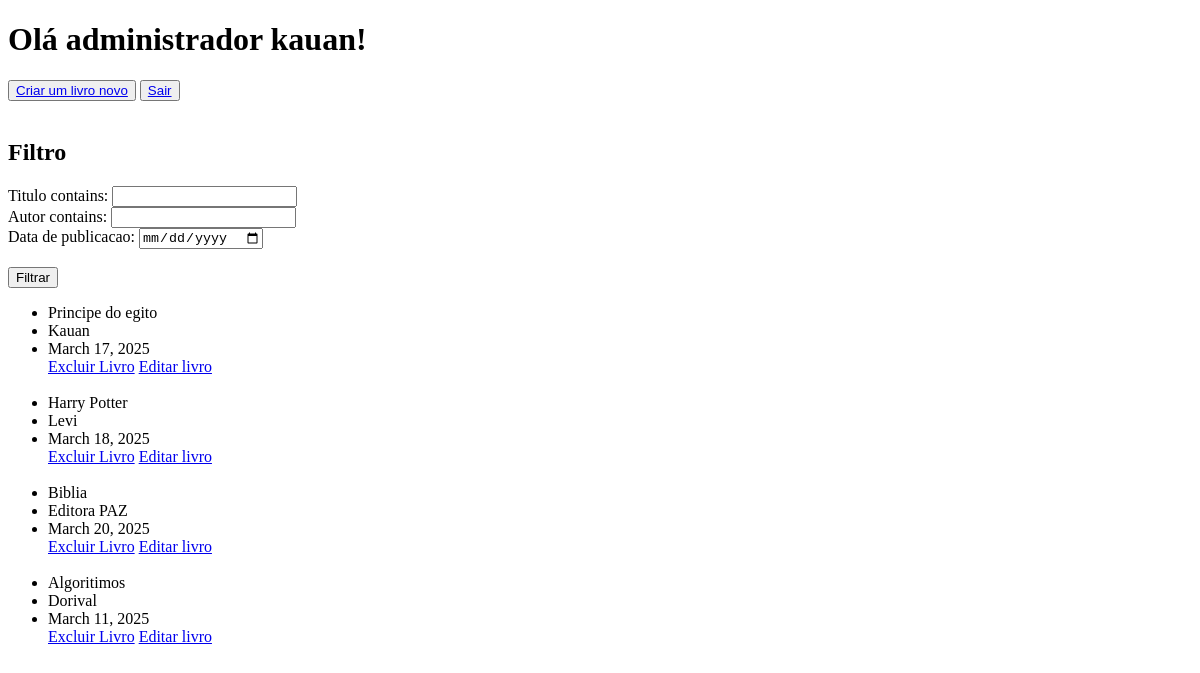
Page / (signed in) on the earlier database version.
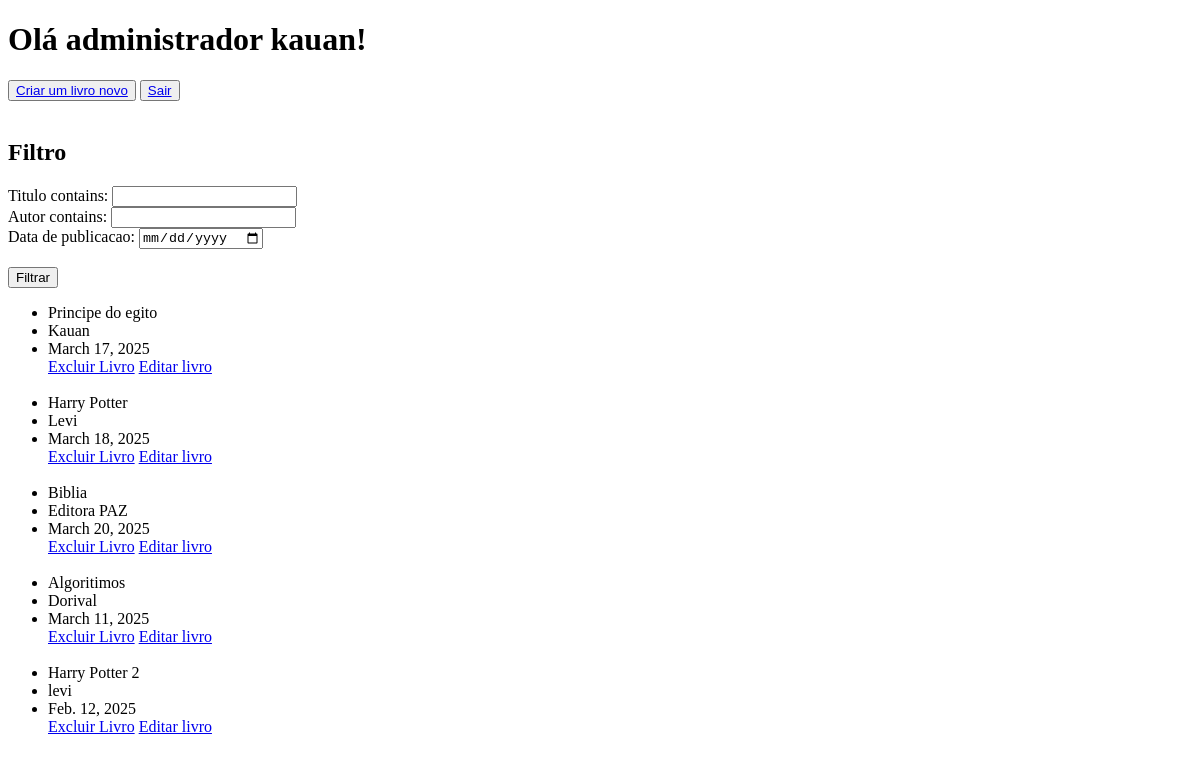
Same page on the later database version.
### app/models.py (models this page shows, shortened)
class livros(models.Model):
    titulo = models.CharField(max_length=255)
    autor = models.CharField(max_length=100)
    data_de_publicacao = models.DateField()

### app/views.py (the view)
# urls.py: path('', views.visualizar_livros, name='livros'),
@login_required #essa func não deixara acessar sem logar
def visualizar_livros(request):
    filtro = livroFilter(request.GET, queryset=livros.objects.all())
    nome = request.user.username
    return render(request,  "livros.html", {'filtro':filtro , 'nome':nome})

### app/Templates/livros.html (shortened to what this page needs)
<!DOCTYPE html>
<html lang="en">
<head>
</head>
<body>
    <h1>Olá administrador {{ nome }}!</h1>
    <button>
        <a href="{%url 'criar_livro'%}">Criar um livro novo</a>
    </button>
    <button>
        <a href="{% url 'logout' %}">Sair</a>
    </button><br><br>
    <h2>Filtro</h2>
    <form method="get">
        {{filtro.form}}
        <br><button type="submit">Filtrar</button>
    </form>
    <ul>
        {%for livro in filtro.qs %}
            <li>{{livro.titulo}}</li>
            <li>{{livro.autor}}</li>
            <li>{{livro.data_de_publicacao}}</li>
            <a href="{% url 'excluir_livro' livro.pk%}">Excluir Livro</a>
            <a href="{% url 'atualizar_livro' livro.pk%}">Editar livro</a><br><br>
        {% empty %}
            <li>Nenhum livro encontrado</li>
        {% endfor %}
    </ul>
</body>
</html>

Differences in the rows shown:
added livros: titulo "Harry Potter 2", autor "levi", data_de_publicacao "Feb. 12, 2025"
